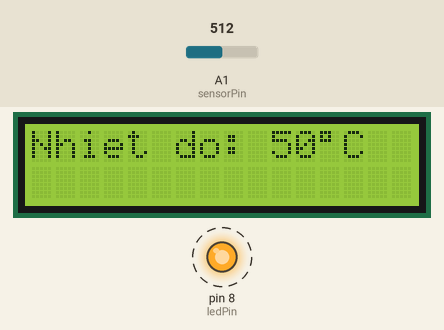
This sketch was run on a simulated Arduino Uno, built with avr-gcc and run on an emulated ATmega328P. On the bench: 16×2 character LCD, output pins drawn as LEDs (lit = HIGH). Dashed ring = blinking. The inputs (shaded band) are chosen by the test bench; at power-on: A1 (sensorPin) = 512.

Above: at 0.81 s.
1.3 s: A1 (sensorPin) set to 369
At 4.7 s:
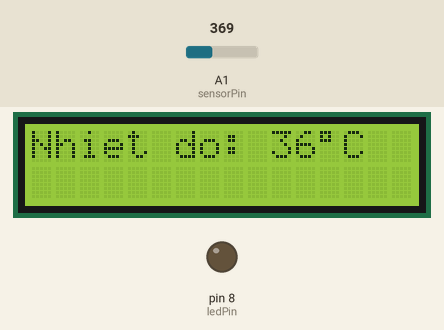
4.9 s: A1 (sensorPin) set to 343
At 6.3 s:
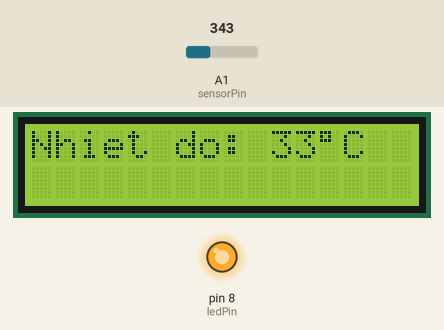
8.5 s: A1 (sensorPin) set to 511
At 11.2 s:
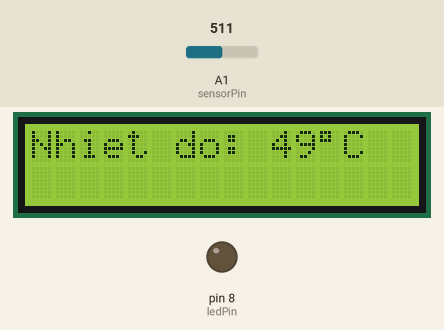
Timing chart, 0 to 18.1 s (numbered marks = the images above; inputs shaded):
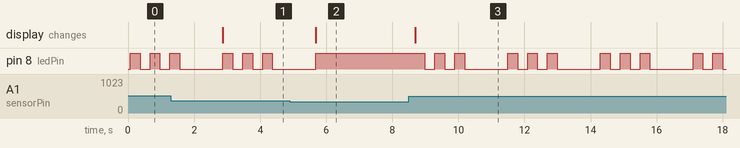

The sketch:

cau20-LCD-Nhietdo-1Led.ino
```cpp
#include <LiquidCrystal.h>

// Kh?i t?o LCD: RS=12, E=11, D4=4, D5=5, D6=6, D7=7
LiquidCrystal lcd(12, 11, 4, 5, 6, 7);

const int sensorPin = A1;
const int ledPin    = 8;

void setup() {
  lcd.begin(16, 2);
  pinMode(ledPin, OUTPUT);
}

void loop() {
  int raw = analogRead(sensorPin);
  // Map th?ng raw [0..1023] ? temp [0..100]
  int temp = map(raw, 0, 1023, 0, 100);

  // Hi?n th? lên LCD
  lcd.clear();
  lcd.setCursor(0, 0);
  lcd.print("Nhiet do: ");
  lcd.print(temp);
  lcd.print((char)223); // ký t? ??
  lcd.print("C");

  // ?i?u khi?n LED
  if (temp >= 35) {
    // Nh?p nháy 3 l?n
    for (int i = 0; i < 3; i++) {
      digitalWrite(ledPin, HIGH);
      delay(300);
      digitalWrite(ledPin, LOW);
      delay(300);
    }
  }
  else if (temp >= 30) {
    // Sáng liên t?c
    digitalWrite(ledPin, HIGH);
  }
  else {
    // T?t
    digitalWrite(ledPin, LOW);
  }

  delay(1000); // ??c m?i 1s
}
```

Measured:
- the behaviour switches between 359 and 358 on A1 (sensorPin) (found by bisection; images 1 and 2)
- after the input at 1.3 s, the display: changes after 1.6 s (image 1)
- after the input at 4.9 s, pin 8 (ledPin): goes on until 5.7 s, then stays HIGH; the display: changes after 0.78 s (image 2)
- after the input at 8.5 s, pin 8 (ledPin): HIGH → LOW after 0.49 s, then repeats every 2.8 s: HIGH 0.30 s, LOW 0.30 s, HIGH 0.30 s, LOW 1.3 s, HIGH 0.30 s, LOW 0.30 s; the display: changes after 0.19 s (image 3)
- by itself, pin 8 (ledPin): repeats every 0.60 s: HIGH 0.30 s, LOW 0.30 s
